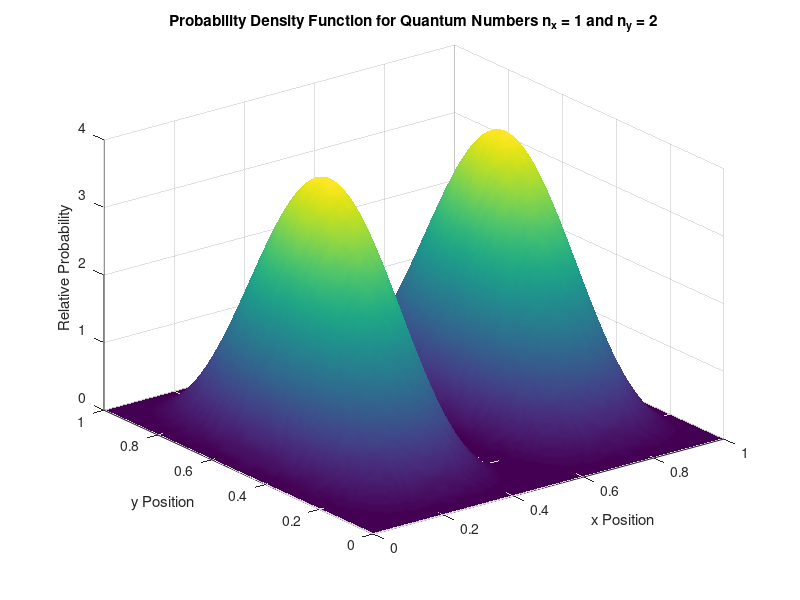
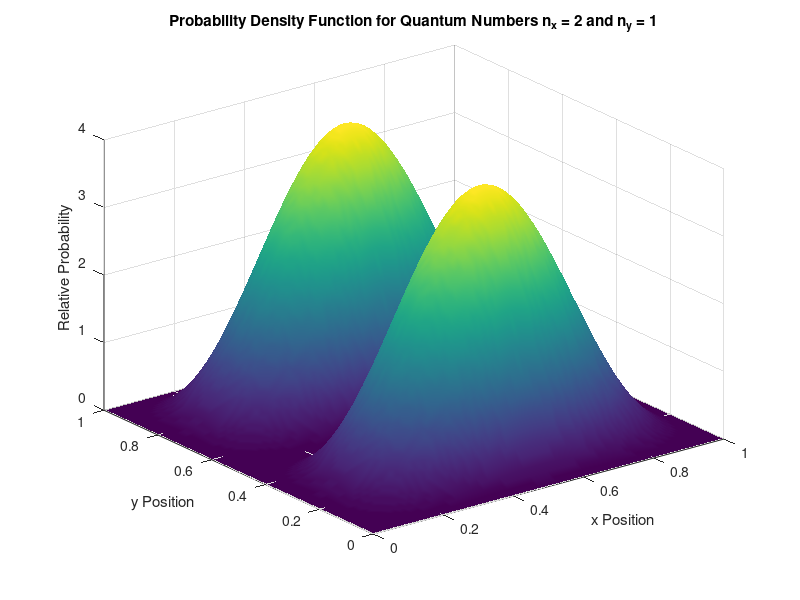

Write MATLAB code to recreate these figures, in order.
L = 1;
x = linspace(0,L,101);
y = linspace(0,L,101);
psi12 = zeros(101,101);
psi21 = zeros(101,101);
for i = 1:101
    for j = 1:101
        psi12(i,j) = (2/L*sin(pi*x(i)/L)*sin(2*pi*y(j)/L))^2;
        psi21(i,j) = (2/L*sin(2*pi*x(i)/L)*sin(pi*y(j)/L))^2;
    end
end
figure(1)
surf(x,y,psi12);
title('Probability Density Function for Quantum Numbers n_x = 1 and n_y = 2');
xlabel('x Position');
ylabel('y Position');
zlabel('Relative Probability');
shading interp
figure(2)
surf(x,y,psi21);
title('Probability Density Function for Quantum Numbers n_x = 2 and n_y = 1');
xlabel('x Position');
ylabel('y Position');
zlabel('Relative Probability');
shading interp